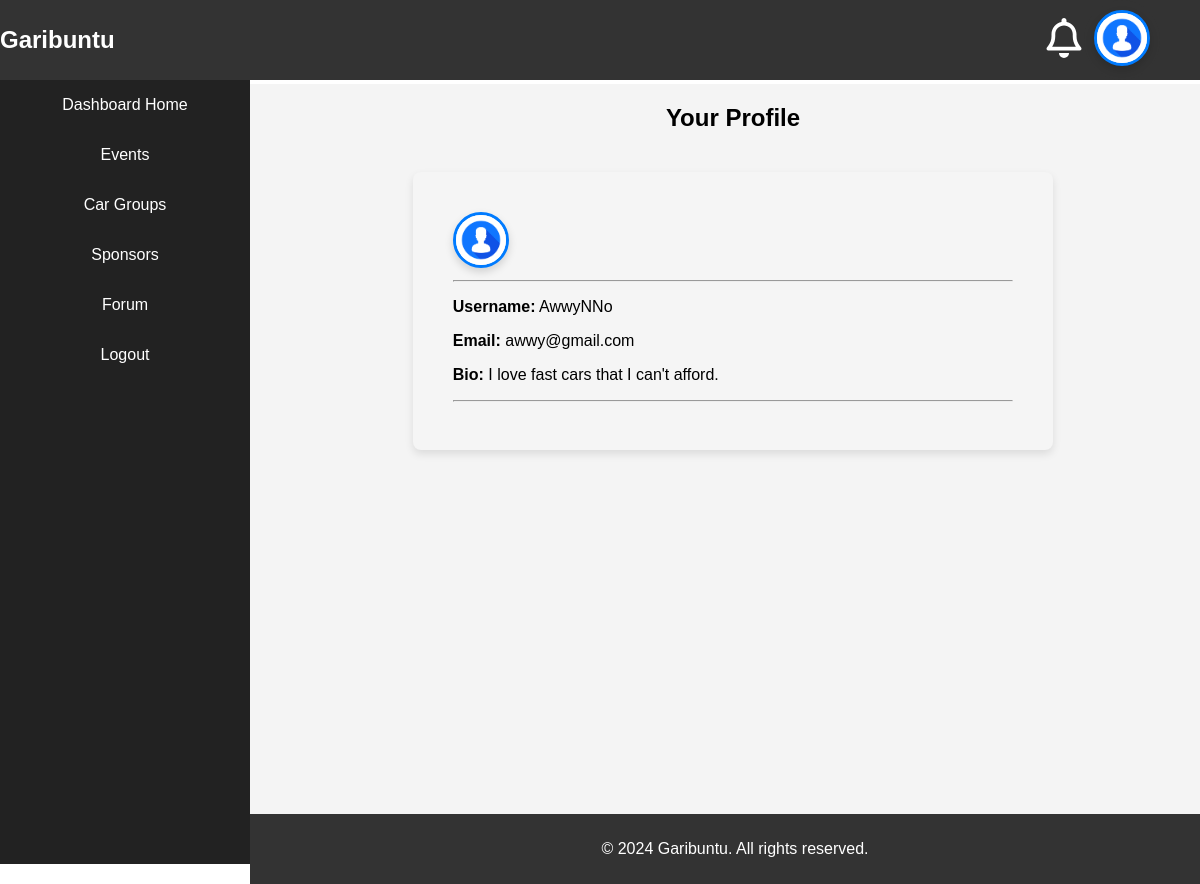
/users/profile/ (signed in), run on the app's committed database.
### users/models.py (models this page shows, shortened)
class User(AbstractUser):
    email = models.EmailField(unique=True)
    is_sponsor = models.BooleanField(default=False)  # Add this line to distinguish sponsors
    '''
    profile_picture = models.ImageField(upload_to='profiles/', blank=True, null=True)
    bio = models.TextField(blank=True, null=True)
    '''

class Profile(models.Model):
    user = models.OneToOneField(User, on_delete=models.CASCADE)
    bio = models.TextField(blank=True)
    location = models.CharField(max_length=100, blank=True)
    profile_picture = models.ImageField(upload_to='profile_pics/', blank=True, null=True)

### users/views.py (the view)
# urls.py: path('profile/', views.profile_view, name='profile_view'),
@login_required
def profile_view(request):
    profile, created = Profile.objects.get_or_create(user=request.user)
    return render(request, 'profile.html', {'profile': profile})

### sponsors/sponsor_login_required.py (called while the page is built)
    def __call__(self, request):
        if request.path in [reverse('sponsors:sponsor_register'), reverse('sponsors:sponsor_login')]:
            return self.get_response(request)
        if request.path.startswith('/sponsors/') and not request.session.get('sponsor_id'):
            return redirect(reverse('sponsors:sponsor_login'))
        return self.get_response(request)

### users/templates/profile.html (shortened to what this page needs)
{% extends "base-dash.html" %}
{% load static %}
{% block content %}
<h2 class="profile-head">Your Profile</h2>
<div class="profile-container">
    {% if user.profile.profile_picture %}
    <img src="{{ user.profile.profile_picture.url }}" alt="Current Profile Picture" class="profile-picture-dash">
    {% else %}
    <img src="{% static 'images/default-avatar.jpg' %}" alt="Default Avatar" class="profile-picture-dash">
    {% endif %}
<hr>
    <p><strong>Username:</strong> {{ user.username }}</p>
    <p><strong>Email:</strong> {{ user.email }}</p>
    <p><strong>Bio:</strong> {{ user.profile.bio }}</p>
<hr>
</div>
{% endblock %}

### garibuntu/static/css/style.css (style rules this page uses)
body { box-sizing: border-box; margin: 0; padding: 0; font-family: Arial, sans-serif; }
.profile-picture-dash { width: 50px; height: 50px; border-radius: 50%; object-fit: cover; border: 3px solid #007bff; background-color: #f9f9f9; box-shadow: 0 4px 8px rgba(0, 0, 0, 0.15); transition: transform 0.3s ease, box-shadow 0.3s ease; }
.profile-container { margin: 20px auto; width: 60%; background-color: whitesmoke; border-radius: 8px; box-shadow: 0 4px 8px rgba(0, 0, 0, 0.1); padding: 40px; }
.profile-head { padding: 20px; text-align: center; }

### data on the page
User: username "AwwyNNo", email "awwy@gmail.com", profile.bio "I love fast cars that I can't afford."
